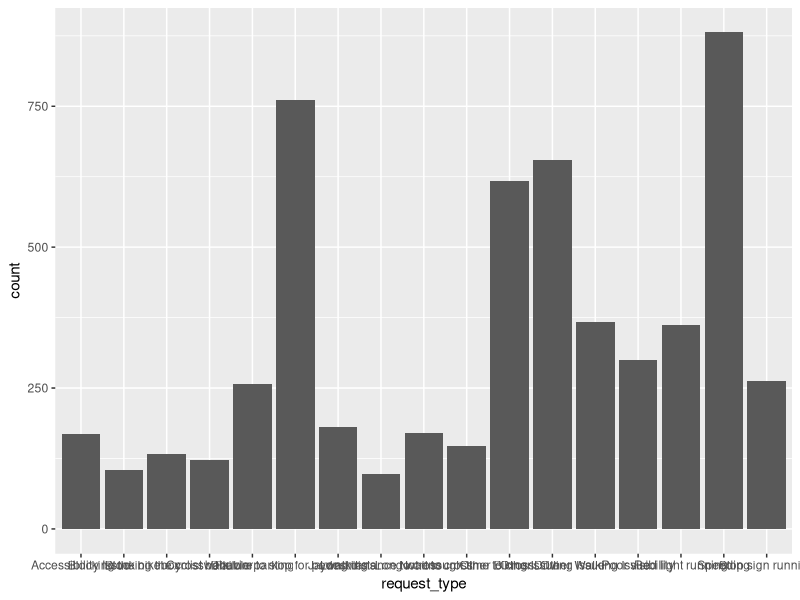
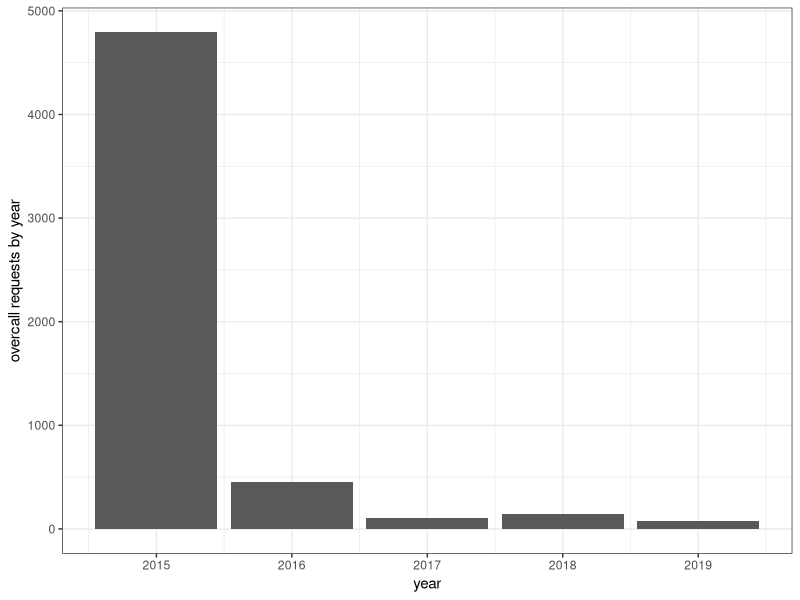
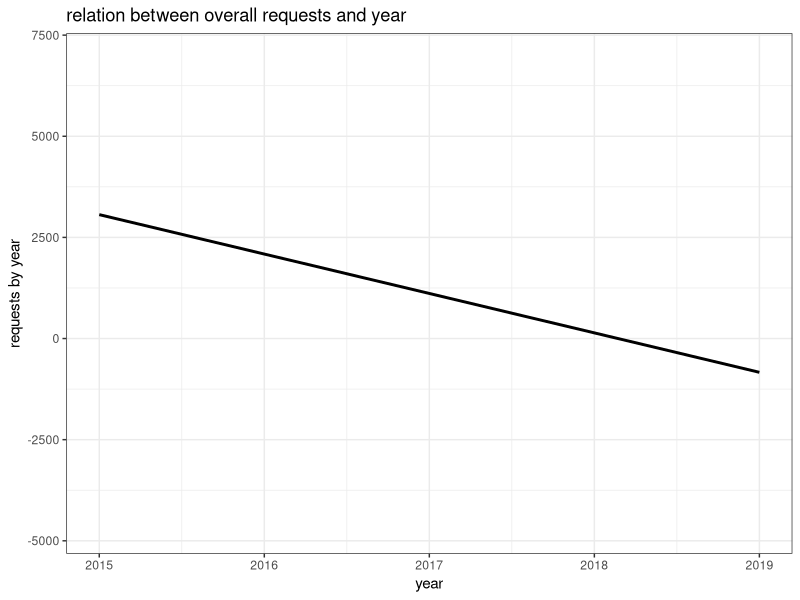

Write the R code that produced these figures, in order.
# vz script
library(ggplot2)
library(tidyverse)
library(dplyr)
vz<-read.csv("vz.csv")

vz

# counts of requests type 

vz$request_id<-as.factor(vz$request_id)

ggplot(data = vz)+geom_bar(mapping = aes(x=request_type))# the name of x axis is overlapping 

# counts of overall requests by year

year_requests<- vz%>%
  count(year, name = 'requests_count')
year_requests

ggplot(data = year_requests)+
  geom_bar(mapping = aes(x = year, y = requests_count),stat = 'identity')+
  xlab('year')+ylab('overcall requests by year')+
  theme_bw()
# simple linear regression between year and overall requests by year

x<-ggplot(data = year_requests,mapping = aes(x = year, y = requests_count))+
  xlab('year')+ylab('requests by year')+
  theme_bw()+
  geom_smooth(method = "lm", fill = NA,color="black")
print(x+ggtitle("relation between overall requests and year"))



